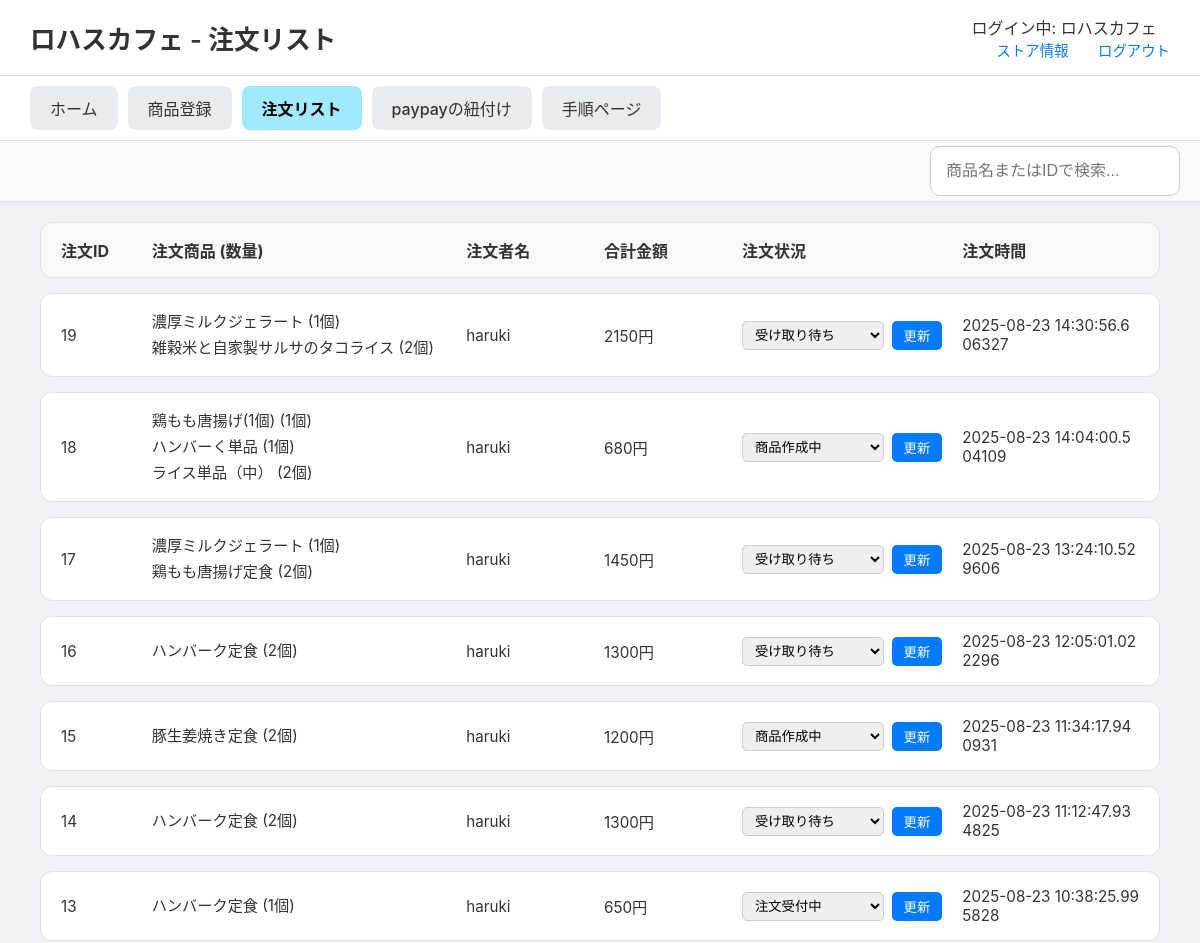
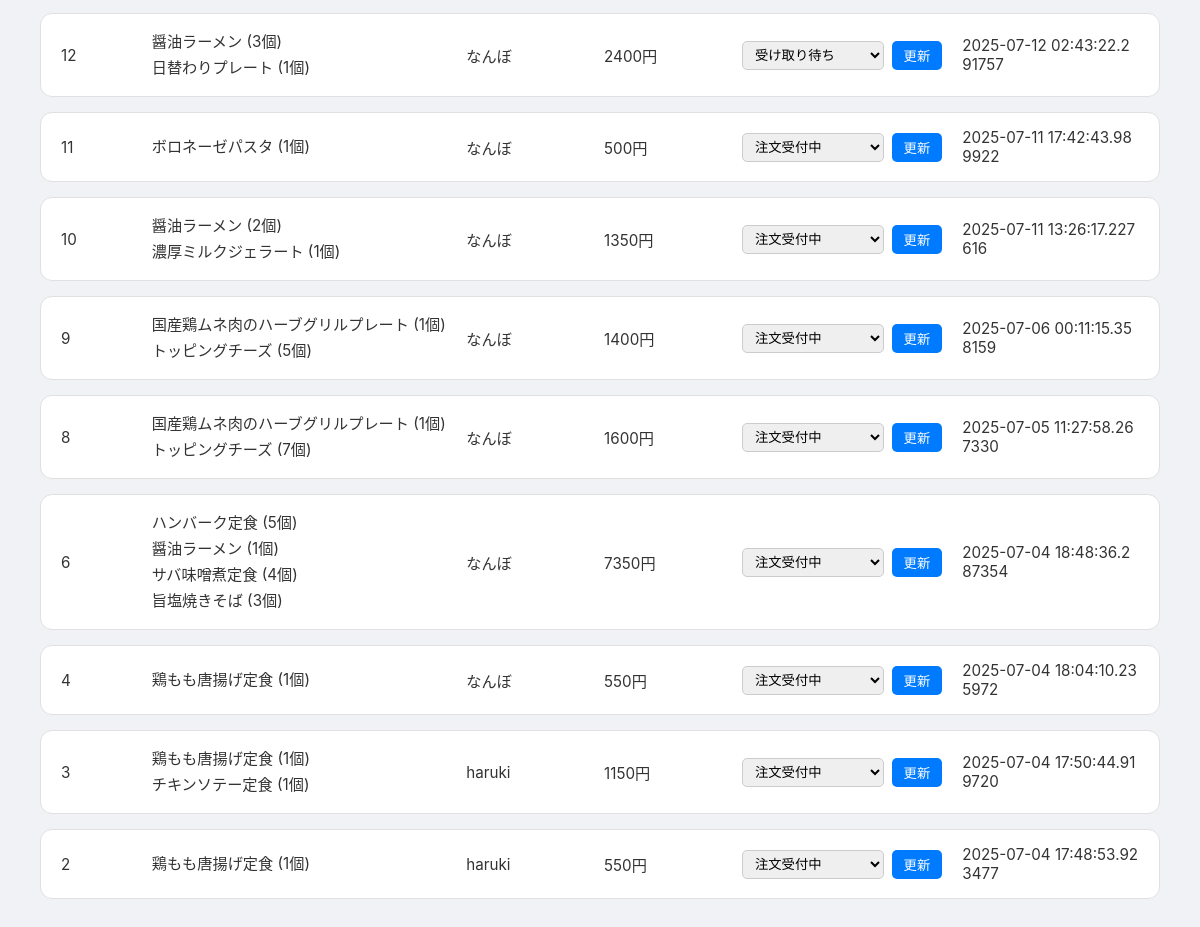
Page /stores/order-list (signed in) on the committed database (2 pictures, top to bottom).
### tables this page shows
CREATE TABLE order_items (
    order_item_id INTEGER PRIMARY KEY AUTOINCREMENT,
    order_id INTEGER NOT NULL,
    menu_id INTEGER NOT NULL,
    quantity INTEGER NOT NULL DEFAULT 1,
    price_at_order INTEGER NOT NULL, 
    FOREIGN KEY (order_id) REFERENCES orders(order_id),
    FOREIGN KEY (menu_id) REFERENCES menus(menu_id)
);

CREATE TABLE menus (
    menu_id INTEGER PRIMARY KEY AUTOINCREMENT,
    store_id INTEGER, -- NOT NULL制約を削除し、NULLを許容
    menu_name TEXT NOT NULL,
    category TEXT NOT NULL,
    price INTEGER NOT NULL,
    soldout INTEGER NOT NULL DEFAULT 0,
    FOREIGN KEY (store_id) REFERENCES store(store_id)
);

CREATE TABLE users_table (
    id INTEGER PRIMARY KEY AUTOINCREMENT,
    u_name TEXT NOT NULL,
    email TEXT UNIQUE NOT NULL,
    password TEXT NOT NULL,           -- 平文パスワード用
    created_at TIMESTAMP DEFAULT CURRENT_TIMESTAMP
);

CREATE TABLE orders (
    order_id INTEGER PRIMARY KEY AUTOINCREMENT,
    user_id INTEGER NOT NULL,
    store_id INTEGER NOT NULL,
    status TEXT DEFAULT '注文受付中' CHECK (
        status IN (
            '注文受付中', '受付完了', '商品作成中', '作成直前', '受け取り待ち', 'completed', 'canceled'
        )
    ),
    datetime DATETIME NOT NULL,
    payment_method TEXT CHECK (payment_method IN ('PayPay')),
    total_amount INTEGER NOT NULL,
    FOREIGN KEY (user_id) REFERENCES users(user_id),
    FOREIGN KEY (store_id) REFERENCES store(store_id)
);

### routes/stores_detail/stores_detail.py (the view)
@stores_detail_bp.route('/order-list')
def order_list():
    store_id = session.get('store_id')
    store_name = session.get('store_name', 'ゲスト')
    conn = get_db_connection()
    query = """
        SELECT
            o.order_id, o.datetime, o.total_amount, o.status,
            u.u_name, m.menu_name, oi.quantity, oi.price_at_order
        FROM orders AS o
        JOIN order_items AS oi ON o.order_id = oi.order_id
        JOIN menus AS m ON oi.menu_id = m.menu_id
        JOIN users_table AS u ON o.user_id = u.id
        WHERE o.store_id = ?
        ORDER BY o.datetime DESC;
    """
    orders_raw = conn.execute(query, (store_id,)).fetchall()
    conn.close()
    orders_dict = {}
    for row in orders_raw:
        order_id = row['order_id']
        if order_id not in orders_dict:
            orders_dict[order_id] = {
                'id': order_id, 'datetime': row['datetime'], 'status': row['status'],
                'user_name': row['u_name'], 'total_amount': row['total_amount'],
                'items_list': [] # ★★★ キー名を'items'から'items_list'に変更 ★★★
            }
        orders_dict[order_id]['items_list'].append({
            'name': row['menu_name'], 'quantity': row['quantity'], 'price': row['price_at_order']
        })
    orders_list = list(orders_dict.values())
    return render_template('stores_detail/order_list.html', orders=orders_list, store_name=store_name)

### routes/stores_detail/stores_detail.py (called while the page is built)
def get_db_connection():
    db_path = os.path.join(os.path.dirname(__file__), '..', '..', 'app.db')
    conn = sqlite3.connect(db_path)
    conn.row_factory = sqlite3.Row  # 行を辞書形式で取得
    return conn

### templates/stores_detail/order_list.html (shortened to what this page needs)
<!DOCTYPE html>
<html lang="ja">
<head>
    <link rel="stylesheet" href="{{ url_for('static', filename='css/stores_detail.css') }}">
</head>
<body>
    <header class="site-header">
        <h1>{{ store_name }} - 注文リスト</h1>
        <div class="header-links">
            <div class="store-name">ログイン中: {{ store_name if store_name else 'ゲスト' }}</div>
            <a href="{{ url_for('stores_detail.store_info') }}">ストア情報</a>
            <a href="{{ url_for('general.explamation') }}">ログアウト</a>
        </div>
    </header>
    <nav class="main-nav">
        <ul>
            <li><a href="{{ url_for('stores_detail.store_home') }}" >ホーム</a></li>
            <li><a href="{{ url_for('stores_detail.menu_registration') }}">商品登録</a></li>
            <li><a href="{{ url_for('stores_detail.order_list') }}" class="active">注文リスト</a></li>
            <li><a href="{{ url_for('stores_detail.paypay_linking') }}">paypayの紐付け</a></li>
            <li><a href="{{ url_for('stores_detail.procedure') }}">手順ページ</a></li>
        </ul>
    </nav>
    <div class="sub-navigation">
        <input type="search" id="order-search" placeholder="商品名またはIDで検索...">
    </div>
    <main class="main-content">
        <div class="order-list-container">
            <div class="order-header">
                <div>注文ID</div>
                <div>注文商品 (数量)</div>
                <div>注文者名</div>
                <div>合計金額</div>
                <div>注文状況</div>
                <div>注文時間</div>
            </div>
            {% for order in orders %}
            <div class="order-item">
                <div>{{ order.id }}</div>
                <div>
                    <ul>
                    {% for item in order.items_list %}
                        <li>{{ item.name }} ({{ item.quantity }}個)</li>
                    {% endfor %}
                    </ul>
                </div>
                <div>{{ order.user_name }}</div>
                <div>{{ order.total_amount }}円</div>
                <div>
                    <form action="{{ url_for('stores_detail.update_order_status', order_id=order.id) }}" method="post">
                        <select name="status">
                            {% for s in ['注文受付中', '受付完了', '商品作成中', '作成直前', '受け取り待ち'] %}
                                <option value="{{ s }}" {% if order.status == s %}selected{% endif %}>{{ s }}</option>
                            {% endfor %}
                        </select>
                        <button type="submit">更新</button>
                    </form>
                </div>
                <div>{{ order.datetime }}</div>
            </div>
            {% else %}
            <div class="order-item no-orders">
                <p>現在、新しい注文はありません。</p>
            </div>
            {% endfor %}
        </div>
    </main>
</body>
</html>

### static/css/stores_detail.css (style rules this page uses)
body { font-family: -apple-system, BlinkMacSystemFont, "Segoe UI", Roboto, "Hiragino Sans", "Noto Sans CJK JP", "Yu Gothic", sans-serif; margin: 0; background-color: #f0f2f5; color: #333; }
.site-header { display: flex; justify-content: space-between; align-items: center; padding: 15px 30px; background-color: #ffffff; border-bottom: 1px solid #e0e0e0; }
.site-header h1 { font-size: 1.6em; margin: 0; font-weight: 600; }
.header-links a { margin-left: 25px; text-decoration: none; color: #007bff; font-size: 0.9em; font-weight: 500; }
.main-nav { background-color: #ffffff; padding: 10px 30px; border-bottom: 1px solid #e0e0e0; box-shadow: 0 2px 4px rgba(0,0,0,0.05); }
.main-nav ul { display: flex; list-style: none; margin: 0; padding: 0; gap: 10px; }
.main-nav a { display: block; padding: 10px 20px; text-decoration: none; color: #333; background-color: #e9ecef; border-radius: 8px; font-weight: 500; transition: background-color 0.2s; }
.main-nav a.active { background-color: #a0e9ff; color: #000; font-weight: bold; }
.main-content { padding: 20px 40px 40px 40px; }
.order-list-container { display: flex; flex-direction: column; gap: 15px; }
.order-header, .order-item { display: grid; grid-template-columns: 0.6fr 2.5fr 1fr 1fr 1.7fr 1.5fr; gap: 20px; align-items: center; padding: 15px 20px; border: 1px solid #e0e0e0; border-radius: 12px; background-color: #ffffff; }
.order-header { background-color: #f8f9fa; font-weight: bold; color: #333; }
.order-item > div { font-size: 0.95em; color: #333; word-break: break-all; }
.order-item ul { list-style: none; padding: 0; margin: 0; }
.order-item ul li { margin-bottom: 4px; }
.order-item form { display: flex; gap: 8px; align-items: center; }
.order-item select { padding: 5px 8px; border-radius: 5px; border: 1px solid #ccc; flex-grow: 1; }
.order-item button { padding: 5px 12px; border: none; background-color: #007bff; color: white; border-radius: 5px; cursor: pointer; transition: background-color 0.2s ease; }
.sub-navigation { display: flex; justify-content: flex-start; gap: 15px; background-color: #f8f9fa; padding: 5px 20px; border-bottom: 1px solid #ddd; box-shadow: 0 2px 4px rgba(0,0,0,0.04); position: sticky; top: 0; z-index: 1000; }
.sub-navigation input[type="search"] { width: 250px; padding: 15px; font-size: 1.0em; border: 1px solid #ccc; border-radius: 10px; box-sizing: border-box; margin-left: auto; }

### rows in the picture
order_items: id "19", name "濃厚ミルクジェラート", quantity "1", user_name "haruki", total_amount "2150", datetime "2025-08-23 14:30:56.606327"
order_items: name "雑穀米と自家製サルサのタコライス", quantity "2"
order_items: id "18", name "鶏もも唐揚げ(1個)", quantity "1", user_name "haruki", total_amount "680", datetime "2025-08-23 14:04:00.504109"
order_items: name "ハンバーく単品", quantity "1"
order_items: name "ライス単品（中）", quantity "2"
order_items: id "17", name "濃厚ミルクジェラート", quantity "1", user_name "haruki", total_amount "1450", datetime "2025-08-23 13:24:10.529606"
order_items: name "鶏もも唐揚げ定食", quantity "2"
order_items: id "16", name "ハンバーク定食", quantity "2", user_name "haruki", total_amount "1300", datetime "2025-08-23 12:05:01.022296"
order_items: id "15", name "豚生姜焼き定食", quantity "2", user_name "haruki", total_amount "1200", datetime "2025-08-23 11:34:17.940931"
order_items: id "14", name "ハンバーク定食", quantity "2", user_name "haruki", total_amount "1300", datetime "2025-08-23 11:12:47.934825"
order_items: id "13", name "ハンバーク定食", quantity "1", user_name "haruki", total_amount "650", datetime "2025-08-23 10:38:25.995828"
order_items: id "12", name "醤油ラーメン", quantity "3", user_name "なんぼ", total_amount "2400", datetime "2025-07-12 02:43:22.291757"
order_items: name "日替わりプレート", quantity "1"
order_items: id "11", name "ボロネーゼパスタ", quantity "1", user_name "なんぼ", total_amount "500", datetime "2025-07-11 17:42:43.989922"
order_items: id "10", name "醤油ラーメン", quantity "2", user_name "なんぼ", total_amount "1350", datetime "2025-07-11 13:26:17.227616"
order_items: name "濃厚ミルクジェラート", quantity "1"
order_items: id "9", name "国産鶏ムネ肉のハーブグリルプレート", quantity "1", user_name "なんぼ", total_amount "1400", datetime "2025-07-06 00:11:15.358159"
order_items: name "トッピングチーズ", quantity "5"
order_items: id "8", name "国産鶏ムネ肉のハーブグリルプレート", quantity "1", user_name "なんぼ", total_amount "1600", datetime "2025-07-05 11:27:58.267330"
order_items: name "トッピングチーズ", quantity "7"
order_items: id "6", name "ハンバーク定食", quantity "5", user_name "なんぼ", total_amount "7350", datetime "2025-07-04 18:48:36.287354"
order_items: name "醤油ラーメン", quantity "1"
order_items: name "サバ味噌煮定食", quantity "4"
order_items: name "旨塩焼きそば", quantity "3"
order_items: id "4", name "鶏もも唐揚げ定食", quantity "1", user_name "なんぼ", total_amount "550", datetime "2025-07-04 18:04:10.235972"
order_items: id "3", name "鶏もも唐揚げ定食", quantity "1", user_name "haruki", total_amount "1150", datetime "2025-07-04 17:50:44.919720"
order_items: name "チキンソテー定食", quantity "1"
order_items: id "2", name "鶏もも唐揚げ定食", quantity "1", user_name "haruki", total_amount "550", datetime "2025-07-04 17:48:53.923477"

### other values in the picture
{{ store_name }} "ロハスカフェ"
{{ store_name if store_name else 'ゲスト' }} "ロハスカフェ"
form field status "受け取り待ち"
form field status "商品作成中"
form field status "注文受付中"
